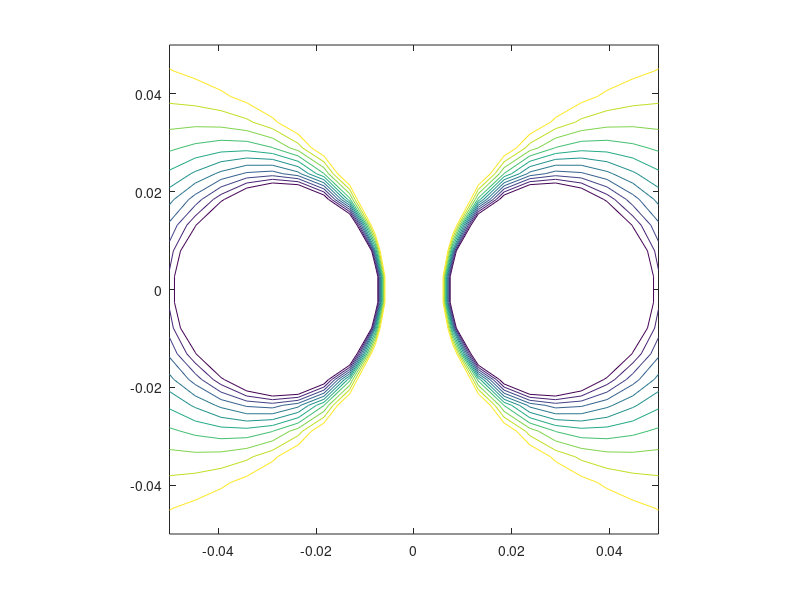

Source code (MATLAB):
q1=2e-9;
q2=-1e-9;
a=0.02;
xx0=0.05;
yy0=0.04;
k=9.0*10^9;
x=linspace(-xx0,xx0,20);
y=linspace(-yy0,yy0,50);
[X,Y]=meshgrid(x);
r1=sqrt((X-a).^2+Y.^2);
r2=sqrt((X+a).^2+Y.^2);
U=k*q1./r1+k*q2./r2;
u0=50;
u=linspace(u0,-u0,11);
contour(X,Y,U,u);
hold on;
contour(-X,Y,U,u);
axis square